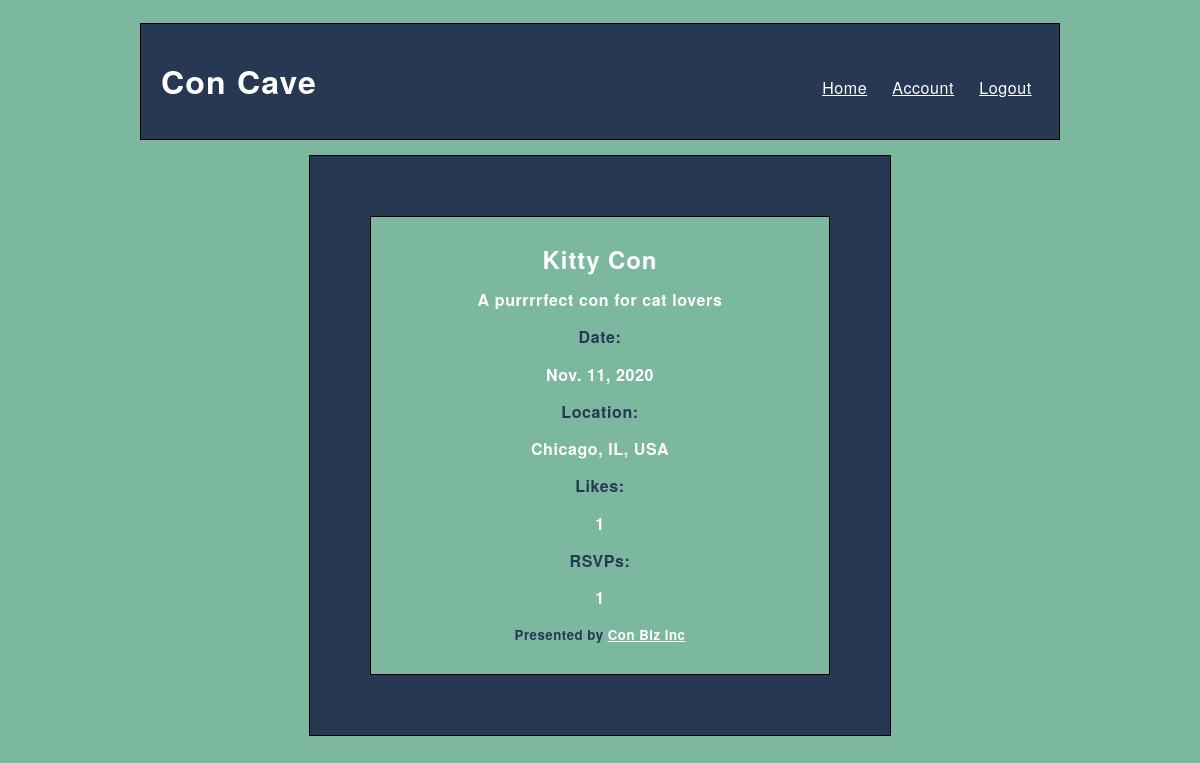
Screenshot of /viewcon/4 (signed in) with the database file from the repository.
### concave_app/models.py (models this page shows)
class Convention(models.Model):
    name = models.CharField(max_length=255)
    description = models.CharField(max_length=255)
    con_type = models.CharField(max_length=255)
    date = models.DateField()
    location = models.CharField(max_length=255)
    created_by = models.ForeignKey(Organizer, related_name="cons", on_delete=models.CASCADE)
    likes = models.ManyToManyField(Attendee,related_name="likes")
    rsvps = models.ManyToManyField(Attendee,related_name="rsvps")
    created_at = models.DateTimeField(auto_now_add=True)
    updated_at = models.DateTimeField(auto_now=True)
    objects = ConManager()

class Organizer(models.Model):
    org_name = models.CharField(max_length=100)
    first_name = models.CharField(max_length=100)
    last_name = models.CharField(max_length=100)
    email = models.CharField(max_length=100)
    password = models.CharField(max_length=100)
    is_organizer = models.BooleanField(default=True)
    created_at = models.DateTimeField(auto_now_add=True)
    updated_at = models.DateTimeField(auto_now=True)
    objects=OrganizerManager()

### concave_app/views.py (the view, shortened to what this page needs)
# urls.py: path('viewcon/<int:id>', views.viewcon),
def viewcon(request, id):
    if 'user_id' in request.session:
        if 'org_id' in request.session:
            logged_organizer = Organizer.objects.filter(id=request.session['org_id'])
            con = Convention.objects.get(id=id)
            context = {
                'logged_organizer': Organizer.objects.get(id=request.session['user_id']),
                'clicked_con': con
            }
            return render(request, 'con.html', context)
    return redirect('/')

### concave_app/templates/con.html (shortened to what this page needs)
<!DOCTYPE html>
<html lang="en">
<head>
    {% load static %}
    <link rel="stylesheet" href="{% static 'con.css' %}">
</head>
<body>
    <div id="wrapper">
        <header>
            <h1 id="header">Con Cave</h1>
            <a href="/home" id="header" class="header_links">Home</a>
            <a href="/viewaccount/{{request.session.user_id}}" id="header">Account</a>
            <a href="/logout" id="header">Logout</a>
        </header>
        <div id="cons">
            <div id="details">
                <h2>{{clicked_con.name}}</h2>
                <h4>{{clicked_con.description}}</h4>
                <div class="inline">
                    <h4 class="blue" class="inline-block">Date:</h4> <h4 class="inline-block">{{clicked_con.date}}</h4>
                </div>
                <div class="inline">
                    <h4 class="blue" class="inline-block">Location:</h4> <h4 class="inline-block">{{clicked_con.location}}</h4>
                </div>
                <div class="inline">
                    <h4 class="blue" class="inline-block">Likes:</h4> <h4>{{clicked_con.likes.count}}</h4>
                </div>
                <div class="inline">
                    <h4 class="blue" class="inline-block">RSVPs:</h4> <h4>{{clicked_con.rsvps.count}}</h4>
                </div>
                <h5> Presented by <a href="/vieworg/{{clicked_con.created_by.id}}" id="white">{{clicked_con.created_by.org_name}}</a></h5>
            </div>
        </div>
    </div>
</body>
</html>

### concave_app/static/con.css (style rules this page uses)
* { background-color: #7cb8a0; font-family: 'Helvetica Neue', Helvetica, Arial, sans-serif; line-height: 1; letter-spacing: 0.0375em; color: #263852; }
#wrapper { width: 920px; margin: 0px auto; height: fit-content; padding: 15px; }
header { border: solid black 1px; background-color: #263852; color: white; padding: 10px; }
#header { display: inline-block; padding: 10px; background-color: #263852; color: white; }
header a { color: white; }
.header_links { margin-left: 480px; }
#cons { display: block; border: solid black 1px; padding: 60px; background-color: #263852; margin: 15px auto; width: 50%; }
#details { border: solid black 1px; padding: 10px; color: white; text-align: center; }
h2, h4 { color: white; }
.blue { color: #263852; }
#white { color: white; }

### rows the page displays
Convention: name "Kitty Con", description "A purrrrfect con for cat lovers", date "Nov. 11, 2020", location "Chicago, IL, USA", likes.count "1", rsvps.count "1", created_by.org_name "Con Biz Inc"
